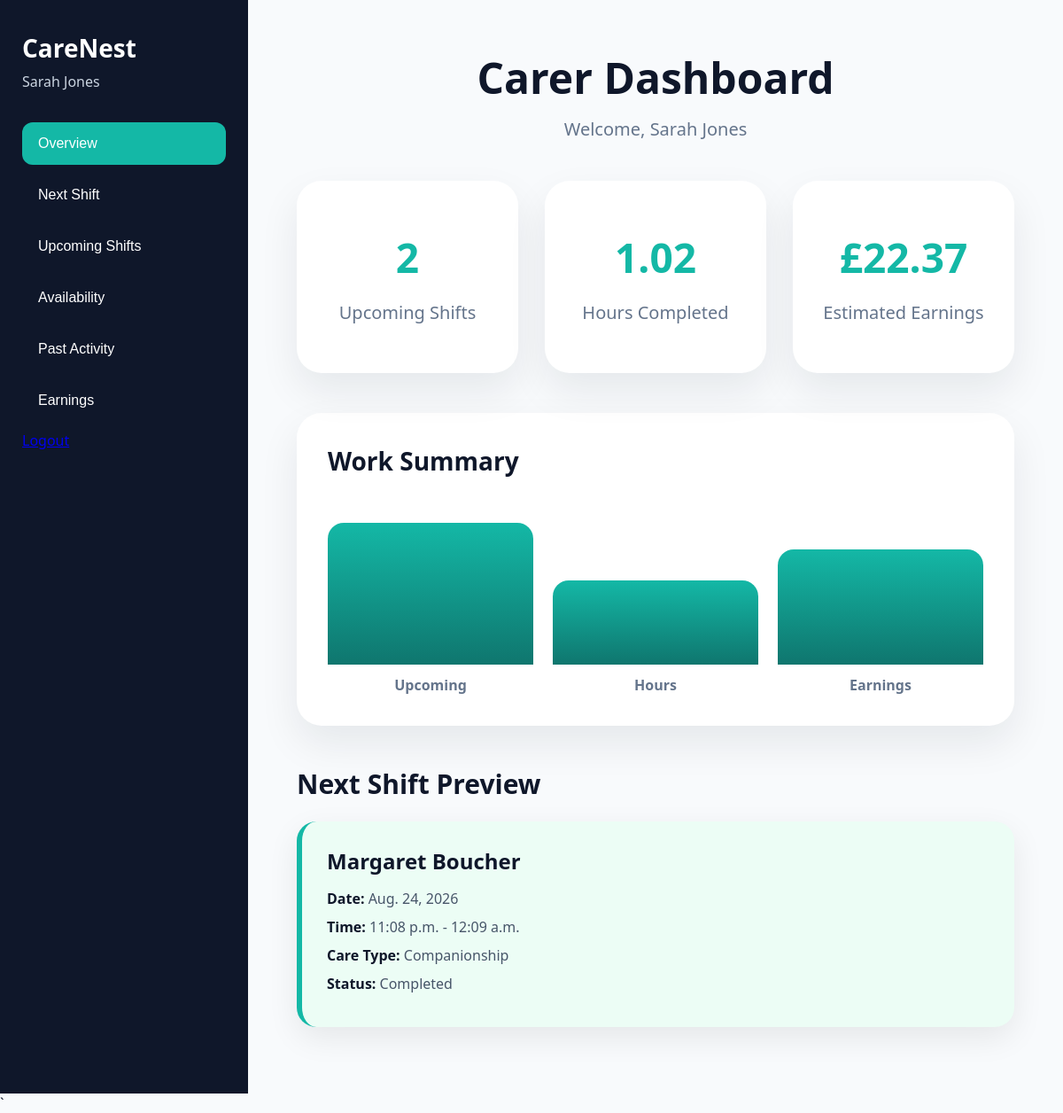
Screenshot of /carer-dashboard/ (signed in) with the database file from the repository.
### carers/models.py (models this page shows, shortened)
class Carer(models.Model):
    user = models.OneToOneField(
        User,
        on_delete=models.CASCADE,
        null=True,
        blank=True,
        related_name='carer_profile'
    )
    GENDER_CHOICES = (
        ('male', 'Male'),
        ('female', 'Female'),
    )
    CARE_TYPES = (
        ('Dementia Care', 'Dementia Care'),
        ('Personal Care', 'Personal Care'),
        ('Companionship', 'Companionship'),
        ('Overnight Care', 'Overnight Care'),
    )
    care_type = models.CharField(
        max_length=50,
        choices=CARE_TYPES,
        default='Personal Care'
    )
    full_name = models.CharField(max_length=100)
    photo = models.ImageField(
        upload_to='carers/',
        blank=True,
        null=True
    )
    gender = models.CharField(
        max_length=10,
        choices=GENDER_CHOICES,
        default='female'
    )
    postcode = models.CharField(max_length=20)
    experience_years = models.PositiveIntegerField()
    hourly_rate = models.DecimalField(
        max_digits=8,
        decimal_places=2
    )
    bio = models.TextField()
    dbs_verified = models.BooleanField(
        default=False
    )

### bookings/models.py (models this page shows, shortened)
class Booking(models.Model):
    CARE_TYPES = (
        ('elderly', 'Elderly Care'),
        ('dementia', 'Dementia Care'),
        ('personal', 'Personal Care'),
        ('overnight', 'Overnight Care'),
        ('companionship', 'Companionship'),
    )
    family = models.ForeignKey(
        User,
        on_delete=models.CASCADE,
        null=True,
        blank=True
    )
    client_name = models.CharField(max_length=100)
    client_email = models.EmailField()
    carer = models.ForeignKey(
        Carer,
        on_delete=models.CASCADE
    )
    care_type = models.CharField(
        max_length=50,
        choices=CARE_TYPES
    )
    booking_date = models.DateField()
    start_time = models.TimeField()
    end_time = models.TimeField()
    STATUS_CHOICES = (
    ('pending', 'Pending'),
    ('confirmed', 'Confirmed'),
    ('completed', 'Completed'),
    ('cancelled', 'Cancelled'),
    )
    status = models.CharField(
    max_length=20,
    choices=STATUS_CHOICES,
    default='pending'
    )
    created_at = models.DateTimeField(
        auto_now_add=True
    )

### carers/views.py (the view, shortened to what this page needs)
# urls.py: path('carer-dashboard/', carer_dashboard, name='carer_dashboard'),
@login_required
def carer_dashboard(request):
    carer = getattr(request.user, 'carer_profile', None)
    if carer is None:
        return render(
            request,
            'carers/not_a_carer.html'
        )
    print("POST RECEIVED")
    availabilities = Availability.objects.filter(
       carer=carer
    ).order_by('date')
    availability_dates = []
    for availability in availabilities:
        availability_dates.append(
            availability.date.strftime('%Y-%m-%d')
        )
    today = date.today()
    upcoming_bookings = Booking.objects.filter(
        carer=carer,
        booking_date__gte=today
    ).order_by('booking_date', 'start_time')
    past_bookings = Booking.objects.filter(
    carer=carer,
    status='completed'
    ).order_by('-booking_date')
    total_hours = 0
    for booking in past_bookings:
        start_datetime = datetime.combine(
            booking.booking_date,
            booking.start_time
        )
        end_datetime = datetime.combine(
            booking.booking_date,
            booking.end_time
        )
        if end_datetime < start_datetime:
            end_datetime += timedelta(days=1)
    duration = end_datetime - start_datetime
    total_hours += duration.total_seconds() / 3600
    estimated_earnings = total_hours * float(carer.hourly_rate)
    next_booking = upcoming_bookings.first()
    today = date.today()
    month = request.GET.get("month")
    year = request.GET.get("year")
    if month is None:
        month = today.month
    if year is None:
        year = today.year
    month = int(month)
    year = int(year)
    if month > 12:
        month = 1
        year += 1
    if month < 1:
        month = 12
        year -= 1
    cal = calendar.monthcalendar(year, month)
    month_name = calendar.month_name[month]
    return render(
        request,
        'carers/carer_dashboard.html',
        {
            'carer': carer,
            'next_booking': next_booking,
            'upcoming_bookings': upcoming_bookings,
            'past_bookings': past_bookings,
            'total_hours': round(total_hours, 2),
            'estimated_earnings': round(estimated_earnings, 2),
            'calendar': cal,
            'month': month,
            'year': year,
            'month_name': month_name,
            'availabilities': availabilities,
            'availability_dates': availability_dates,
            'calendar': cal,
            'month': month,
            'year': year,
            'month_name': month_name,
        }
   )

### carers/templates/carers/carer_dashboard.html (shortened to what this page needs)
<!DOCTYPE html>
<html>
<head>
</head>
<body>
<div class="dashboard-layout">
    <aside class="sidebar">
        <h2>CareNest</h2>
        <p>{{ carer.full_name }}</p>
        <button class="tab-button active" onclick="showTab('overview', this)">
            Overview
        </button>
        <button class="tab-button" onclick="showTab('next-shift', this)">
            Next Shift
        </button>
        <button class="tab-button" onclick="showTab('upcoming', this)">
            Upcoming Shifts
        </button>
        <button class="tab-button" onclick="showTab('availability', this)">
            Availability
        </button>
        <button class="tab-button" onclick="showTab('past', this)">
            Past Activity
        </button>
        <button class="tab-button" onclick="showTab('earnings', this)">
            Earnings
        </button>
        <a href="/logout/">Logout</a>
    </aside>
    <main class="main-content">
        <div class="top-header">
            <h1>Carer Dashboard</h1>
            <p>Welcome, {{ carer.full_name }}</p>
        </div>
        <section id="overview" class="tab-content active">
            <div class="stats-grid">
                <div class="stat-card">
                    <h3>{{ upcoming_bookings|length }}</h3>
                    <p>Upcoming Shifts</p>
                </div>
                <div class="stat-card">
                    <h3>{{ total_hours }}</h3>
                    <p>Hours Completed</p>
                </div>
                <div class="stat-card">
                    <h3>£{{ estimated_earnings }}</h3>
                    <p>Estimated Earnings</p>
                </div>
            </div>
            <div class="dashboard-visual">
                <h2>Work Summary</h2>
                <div class="graph-bars">
                    <div class="bar-box">
                        <div class="bar" style="height: 160px;"></div>
                        <div class="bar-label">Upcoming</div>
                    </div>
                    <div class="bar-box">
                        <div class="bar" style="height: 95px;"></div>
                        <div class="bar-label">Hours</div>
                    </div>
                    <div class="bar-box">
                        <div class="bar" style="height: 130px;"></div>
                        <div class="bar-label">Earnings</div>
                    </div>
                </div>
            </div>
            <h2 class="section-title">Next Shift Preview</h2>
            {% if next_booking %}
                <div class="booking-card next-shift">
                    <h3>{{ next_booking.client_name }}</h3>
                    <div class="booking-detail">
                        <strong>Date:</strong>
                        {{ next_booking.booking_date }}
                    </div>
                    <div class="booking-detail">
                        <strong>Time:</strong>
                        {{ next_booking.start_time }} - {{ next_booking.end_time }}
                    </div>
                    <div class="booking-detail">
                        <strong>Care Type:</strong>
                        {{ next_booking.get_care_type_display }}
                    </div>
                    <div class="booking-detail">
                        <strong>Status:</strong>
                        {{ next_booking.get_status_display }}
                    </div>
                </div>
            {% else %}
                <div class="empty">
                    No upcoming shift yet.
                </div>
            {% endif %}
        </section>
    </main>
</div>
`
</body>
</html>

### carers/templates/carers/carer_dashboard.html (style rules this page uses)
* { margin: 0; padding: 0; box-sizing: border-box; }
body { font-family: "Segoe UI", sans-serif; background: #f8fafc; color: #0f172a; }
.dashboard-layout { min-height: 100vh; display: grid; grid-template-columns: 280px 1fr; }
.sidebar { background: #0f172a; color: white; padding: 35px 25px; }
.sidebar h2 { font-size: 28px; margin-bottom: 8px; }
.sidebar p { color: #cbd5e1; margin-bottom: 35px; }
.tab-button { width: 100%; display: block; background: transparent; color: white; border: none; text-align: left; padding: 15px 18px; margin-bottom: 10px; border-radius: 12px; font-size: 16px; cursor: pointer; }
.tab-button:hover, .tab-button.active { background: #14b8a6; }
.main-content { padding: 55px; }
.top-header { text-align: center; margin-bottom: 45px; }
.top-header h1 { font-size: 48px; margin-bottom: 12px; }
.top-header p { color: #64748b; font-size: 20px; }
.tab-content { display: none; }
.tab-content.active { display: block; }
.stats-grid { display: grid; grid-template-columns: repeat(3, 1fr); gap: 30px; margin-bottom: 45px; }
.stat-card { background: white; padding: 55px 30px; border-radius: 28px; box-shadow: 0 20px 45px rgba(15, 23, 42, 0.08); text-align: center; min-height: 190px; display: flex; flex-direction: column; justify-content: center; }
.stat-card h3 { font-size: 46px; color: #14b8a6; margin-bottom: 18px; font-weight: 800; }
.stat-card p { color: #64748b; font-size: 20px; }
.dashboard-visual { background: white; padding: 35px; border-radius: 28px; box-shadow: 0 20px 45px rgba(15, 23, 42, 0.08); margin-top: 35px; margin-bottom: 45px; }
.dashboard-visual h2 { margin-bottom: 25px; font-size: 28px; }
.graph-bars { display: flex; align-items: end; gap: 22px; height: 220px; padding-top: 20px; }
.bar-box { flex: 1; text-align: center; }
.bar { width: 100%; border-radius: 18px 18px 0 0; background: linear-gradient(180deg, #14b8a6, #0f766e); margin-bottom: 12px; }
.bar-label { color: #64748b; font-weight: 600; }
.section-title { font-size: 30px; margin-bottom: 22px; }
.booking-card { background: white; padding: 28px; border-radius: 22px; box-shadow: 0 12px 35px rgba(0,0,0,0.08); margin-bottom: 20px; }
.booking-card h3 { font-size: 24px; margin-bottom: 15px; }
.booking-detail { margin-bottom: 10px; color: #475569; }
.booking-detail strong { color: #0f172a; }
.next-shift { border-left: 6px solid #14b8a6; background: #ecfdf5; }

### rows the page displays
Carer: full_name "Sarah Jones"
Booking: client_name "Margaret Boucher", booking_date "Aug. 24, 2026", start_time "11:08 p.m.", end_time "12:09 a.m.", care_type "Companionship", status "Completed"

### other values shown
{{ upcoming_bookings|length }} "2"
{{ total_hours }} "1.02"
{{ estimated_earnings }} "22.37"
